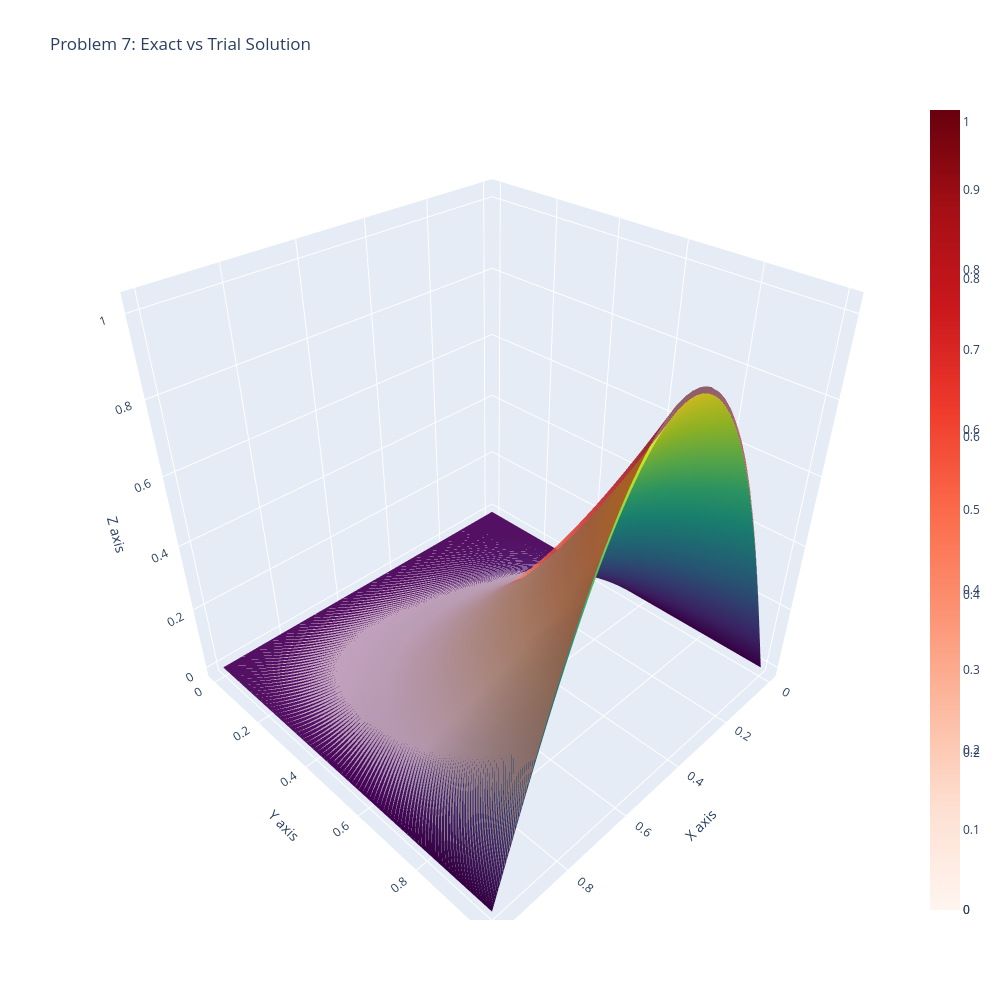

The cell this chart's notebook holds for it:
### Code cell
utils.plot_pde_surface_comparison_plotly(
    exact_fun=exact_solution_pb7,
    trial_fun=trial_solution_pb7,
    N=N7,
    num_points=100,
    title='Problem 7: Exact vs Trial Solution'
)

### Figure 1 — Plotly figure (JSON) as saved in the notebook; plotly's stock layout.template omitted (floating-point values rounded to 4 significant figures; data arrays with more than 128 entries replaced by an {"elided": "..."} marker saying what was removed)
{"data": [{"colorscale": [[0, "#440154"], [0.1111, "#482878"], [0.2222, "#3e4989"], [0.3333, "#31688e"], [0.4444, "#26828e"], [0.5556, "#1f9e89"], [0.6667, "#35b779"], [0.7778, "#6ece58"], [0.8889, "#b5de2b"], [1, "#fde725"]], "name": "Exact Solution", "type": "surface", "x": {"elided": "100x100 float values"}, "y": {"elided": "100x100 float values"}, "z": {"elided": "100x100 float values"}}, {"colorscale": [[0, "rgb(255,245,240)"], [0.125, "rgb(254,224,210)"], [0.25, "rgb(252,187,161)"], [0.375, "rgb(252,146,114)"], [0.5, "rgb(251,106,74)"], [0.625, "rgb(239,59,44)"], [0.75, "rgb(203,24,29)"], [0.875, "rgb(165,15,21)"], [1, "rgb(103,0,13)"]], "name": "Trial Solution", "opacity": 0.6, "type": "surface", "x": {"elided": "100x100 float values"}, "y": {"elided": "100x100 float values"}, "z": {"elided": "100x100 float values"}}], "layout": {"height": 1000, "scene": {"xaxis": {"title": {"text": "X axis"}}, "yaxis": {"title": {"text": "Y axis"}}, "zaxis": {"title": {"text": "Z axis"}}}, "title": {"text": "Problem 7: Exact vs Trial Solution"}, "width": 1000}}
